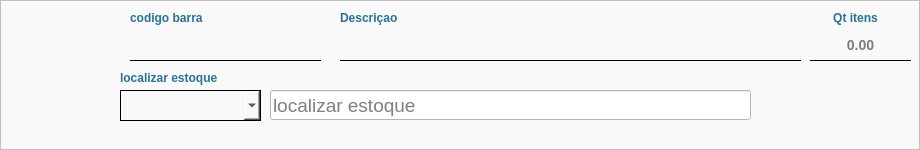
          <widget class="QFrame" name="framecabecario">
           <property name="minimumSize">
            <size>
             <width>0</width>
             <height>150</height>
            </size>
           </property>
           <property name="maximumSize">
            <size>
             <width>16777215</width>
             <height>150</height>
            </size>
           </property>
           <property name="styleSheet">
            <string notr="true">background-color: rgb(249, 249, 249);
text-transform: uppercase;</string>
           </property>
           <property name="frameShape">
            <enum>QFrame::StyledPanel</enum>
           </property>
           <property name="frameShadow">
            <enum>QFrame::Raised</enum>
           </property>
           <widget class="QLabel" name="labe">
            <property name="geometry">
             <rect>
              <x>800</x>
              <y>10</y>
              <width>111</width>
              <height>16</height>
             </rect>
            </property>
            <property name="styleSheet">
             <string notr="true">QLabel{
font-size: 12px;
font-family: &quot;Arial&quot;;
font-weight: bold;
color: #277298;
border: none
}</string>
            </property>
            <property name="text">
             <string>Qt itens</string>
            </property>
            <property name="alignment">
             <set>Qt::AlignCenter</set>
            </property>
           </widget>
           <widget class="QLineEdit" name="tx_QuantidaDeProduto">
            <property name="enabled">
             <bool>false</bool>
            </property>
            <property name="geometry">
             <rect>
              <x>810</x>
              <y>30</y>
              <width>101</width>
              <height>31</height>
             </rect>
            </property>
            <property name="maximumSize">
             <size>
              <width>16777215</width>
              <height>16777215</height>
             </size>
            </property>
            <property name="focusPolicy">
             <enum>Qt::NoFocus</enum>
            </property>
            <property name="styleSheet">
             <string notr="true">font-size: 14px;
font-family: &quot;Arial&quot;;
font-weight: bold;
color: rgb(0, 0, 0);
border: none;
border-bottom:1px solid black;
</string>
            </property>
            <property name="text">
             <string/>
            </property>
            <property name="alignment">
             <set>Qt::AlignCenter</set>
            </property>
            <property name="readOnly">
             <bool>true</bool>
            </property>
            <property name="placeholderText">
             <string>0.00</string>
            </property>
           </widget>
           <widget class="QLabel" name="labe_2">
            <property name="geometry">
             <rect>
              <x>340</x>
              <y>10</y>
              <width>141</width>
              <height>16</height>
             </rect>
            </property>
            <property name="styleSheet">
             <string notr="true">QLabel{
font-size: 12px;
font-family: &quot;Arial&quot;;
font-weight: bold;
color: #277298;
border: none
}</string>
            </property>
            <property name="text">
             <string>Descriçao</string>
            </property>
            <property name="alignment">
             <set>Qt::AlignLeading|Qt::AlignLeft|Qt::AlignVCenter</set>
            </property>
           </widget>
           <widget class="QLineEdit" name="tx_descricao">
            <property name="enabled">
             <bool>false</bool>
            </property>
            <property name="geometry">
             <rect>
              <x>340</x>
              <y>30</y>
              <width>461</width>
              <height>31</height>
             </rect>
            </property>
            <property name="maximumSize">
             <size>
              <width>16777215</width>
              <height>16777215</height>
             </size>
            </property>
            <property name="focusPolicy">
             <enum>Qt::NoFocus</enum>
            </property>
            <property name="styleSheet">
             <string notr="true">font-size: 14px;
font-family: &quot;Arial&quot;;
font-weight: bold;
color: rgb(0, 0, 0);
border: none;
border-bottom:1px solid black;
</string>
            </property>
            <property name="text">
             <string/>
            </property>
            <property name="alignment">
             <set>Qt::AlignLeading|Qt::AlignLeft|Qt::AlignVCenter</set>
            </property>
            <property name="readOnly">
             <bool>true</bool>
            </property>
            <property name="placeholderText">
             <string/>
            </property>
           </widget>
           <widget class="QLineEdit" name="tx_codigoBarra">
            <property name="enabled">
             <bool>false</bool>
            </property>
            <property name="geometry">
             <rect>
              <x>130</x>
              <y>30</y>
              <width>191</width>
              <height>31</height>
             </rect>
            </property>
            <property name="maximumSize">
             <size>
              <width>16777215</width>
              <height>16777215</height>
             </size>
            </property>
            <property name="focusPolicy">
             <enum>Qt::NoFocus</enum>
            </property>
            <property name="styleSheet">
             <string notr="true">
font-size: 14px;
font-family: &quot;Arial&quot;;
font-weight: bold;
color: rgb(0, 0, 0);
border: none;
border-bottom:1px solid black;

</string>
            </property>
            <property name="text">
             <string/>
            </property>
            <property name="alignment">
             <set>Qt::AlignCenter</set>
            </property>
            <property name="readOnly">
             <bool>true</bool>
            </property>
            <property name="placeholderText">
             <string/>
            </property>
           </widget>
           <widget class="QLabel" name="labe_3">
            <property name="geometry">
             <rect>
              <x>130</x>
              <y>10</y>
              <width>141</width>
              <height>16</height>
             </rect>
            </property>
            <property name="styleSheet">
             <string notr="true">QLabel{
font-size: 12px;
font-family: &quot;Arial&quot;;
font-weight: bold;
color: #277298;
border: none
}</string>
            </property>
            <property name="text">
             <string>codigo barra</string>
            </property>
            <property name="alignment">
             <set>Qt::AlignLeading|Qt::AlignLeft|Qt::AlignVCenter</set>
            </property>
           </widget>
           <widget class="QLabel" name="lb_fotoitem">
            <property name="geometry">
             <rect>
              <x>20</x>
              <y>9</y>
              <width>100</width>
              <height>100</height>
             </rect>
            </property>
            <property name="minimumSize">
             <size>
              <width>100</width>
              <height>100</height>
             </size>
            </property>
            <property name="maximumSize">
             <size>
              <width>100</width>
              <height>100</height>
             </size>
            </property>
            <property name="styleSheet">
             <string notr="true"/>
            </property>
            <property name="text">
             <string/>
            </property>
            <property name="alignment">
             <set>Qt::AlignCenter</set>
            </property>
            <property name="margin">
             <number>2</number>
            </property>
            <property name="textInteractionFlags">
             <set>Qt::LinksAccessibleByMouse|Qt::TextEditable</set>
            </property>
           </widget>
           <widget class="QLineEdit" name="tx_BuscarEstoque">
            <property name="geometry">
             <rect>
              <x>270</x>
              <y>90</y>
              <width>481</width>
              <height>30</height>
             </rect>
            </property>
            <property name="minimumSize">
             <size>
              <width>0</width>
              <height>30</height>
             </size>
            </property>
            <property name="font">
             <font>
              <family>MS Shell Dlg 2</family>
              <pointsize>14</pointsize>
              <weight>50</weight>
              <italic>false</italic>
              <bold>false</bold>
             </font>
            </property>
            <property name="focusPolicy">
             <enum>Qt::StrongFocus</enum>
            </property>
            <property name="styleSheet">
             <string notr="true">QLineEdit {
color: #000;
	font: 14pt &quot;MS Shell Dlg 2&quot;;
text-transform: uppercase;
	background-color: rgb(255, 255, 255);

}
QLineEdit:focus{
	background-color: qlineargradient(spread:pad, x1:1, y1:1, x2:1, y2:1, stop:1 rgba(255, 255, 255, 111));
}
</string>
            </property>
            <property name="placeholderText">
             <string>localizar estoque</string>
            </property>
            <property name="clearButtonEnabled">
             <bool>true</bool>
            </property>
           </widget>
           <widget class="QComboBox" name="combox_localizaestoque">
            <property name="geometry">
             <rect>
              <x>120</x>
              <y>90</y>
              <width>141</width>
              <height>31</height>
             </rect>
            </property>
            <property name="styleSheet">
             <string notr="true">border:1px solid</string>
            </property>
            <property name="editable">
             <bool>true</bool>
            </property>
           </widget>
           <widget class="QLabel" name="labe_4">
            <property name="geometry">
             <rect>
              <x>120</x>
              <y>70</y>
              <width>141</width>
              <height>16</height>
             </rect>
            </property>
            <property name="styleSheet">
             <string notr="true">QLabel{
font-size: 12px;
font-family: &quot;Arial&quot;;
font-weight: bold;
color: #277298;
border: none
}</string>
            </property>
            <property name="text">
             <string>localizar estoque</string>
            </property>
            <property name="alignment">
             <set>Qt::AlignLeading|Qt::AlignLeft|Qt::AlignVCenter</set>
            </property>
           </widget>
          </widget>
